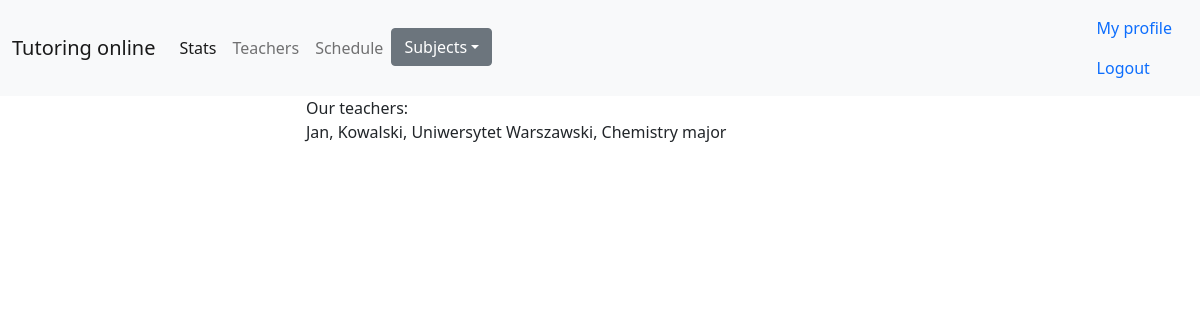
Screenshot of /teachers (signed in) with the database file from the repository.
### app/models.py (models this page shows, shortened)
class User(db.Model, UserMixin):
  __tablename__ = "user"
  id = db.Column(db.Integer, primary_key=True)
  email = db.Column(db.String(120), unique=True, nullable=False)
  password = db.Column(db.String(60), nullable=False)

class Teacher(User):
  __tablename__ = "teachers"
  id = db.Column(db.Integer, db.ForeignKey('user.id'), primary_key=True)
  first_name = db.Column(db.String)
  last_name = db.Column(db.String)
  university = db.Column(db.String)
  subjects = db.Column(db.String)
  major = db.Column(db.String)

### app/main/routes.py (the view)
@main.route('/teachers')
def teachers_page():
  teachers = Teacher.query.all()
  return render_template('teachers.html', teachers=teachers)

### app/models.py (called while the page is built)
@login_manager.user_loader
def load_user(user_id):
  return User.query.get(int(user_id))

### app/templates/teachers.html (shortened to what this page needs)
<!DOCTYPE html>
{% extends "layout.html" %}
{% block content %}
<head>
</head>
<body>
Our teachers:
{% for t in teachers %}
<p>{{t.first_name}}, {{t.last_name}}, {{t.university}}, {{t.major}} major</p>
{% endfor %}
</body>
{% endblock content %}

### rows the page displays
Teacher: first_name "Jan", last_name "Kowalski", university "Uniwersytet Warszawski", major "Chemistry"
